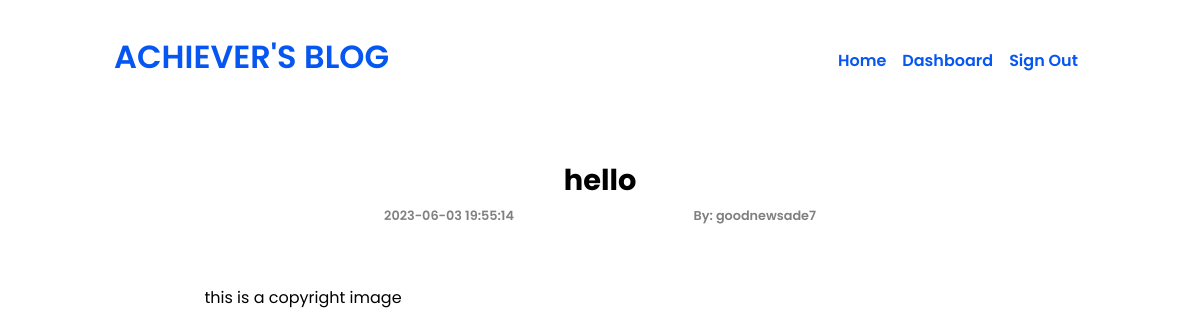
Page /post/hello (signed in) on the committed database.
### website/models.py (models this page shows)
class Post(db.Model):
    id = db.Column(db.Integer, primary_key = True)
    title = db.Column(db.String(150), nullable=False)
    image = db.Column(db.String(150), nullable=False)
    content = db.Column(db.Text, nullable=False)
    date_created = db.Column(db.DateTime(timezone = True), default = func.now())
    author = db.Column(db.Integer, db.ForeignKey("user.id", ondelete="CASCADE"), nullable=False)

class User(db.Model, UserMixin):
    id = db.Column(db.Integer, primary_key = True)
    fullname = db.Column(db.String(150))
    username = db.Column(db.String(150), unique = True)
    password = db.Column(db.String(150))
    date_created = db.Column(db.DateTime(timezone = True), default = func.now())
    posts = db.relationship("Post", backref="user", passive_deletes=True)

### website/views.py (the view)
@views.route("/post/<post_title>", methods = ["GET", "POST"])
@login_required
def view_post(post_title):
    post = Post.query.filter(Post.title == post_title).first()
    return render_template("view_post.html", user=current_user, post=post)

### website/__init__.py (called while the page is built)
def create_app():
    app = Flask(__name__)
    app.config["SECRET_KEY"] = "SECRET KEY"
    app.config["SQLALCHEMY_DATABASE_URI"] = f"sqlite:///{DB_NAME}"
    db.init_app(app)
    from .views import views
    from .auth import auth
    app.register_blueprint(views, url_prefix="/")
    app.register_blueprint(auth, url_prefix="/")
    from .models import User, Post
    with app.app_context():
        db.create_all()
    login_manager = LoginManager()
    login_manager.login_view = "auth.sign_in"
    login_manager.init_app(app)
    @login_manager.user_loader
    def load_user(id):
        return User.query.get(int(id))
    return app

### website/templates/view_post.html (shortened to what this page needs)
{% extends "base.html" %}
{% block head %}
    <link rel= "stylesheet" type= "text/css" href= "{{ url_for('static',filename='styles/post.css') }}">
{% endblock %}
{% block content %}
<div id="post">
    <div class="title">
      <h1>{{post.title}}</h1>
      <div>
        <p>{{post.date_created}}</p>
        <p>By: {{post.user.username}}</p>
      </div>
    </div>
    <div class="body">
      <p>{{post.content}}</p>
    </div>
</div>
{% endblock %}

### website/static/styles/post.css (style rules this page uses)
#post { padding: 7% 15%; font-family: 'Poppins'; font-style: normal; }
.title h1 { color:black; font-size: 1.8rem; font-weight: 700; text-align: center; }
.title div { display: flex; justify-content: center; justify-content: space-evenly; margin: 5px 0; }
.title div p { color: #808080; font-weight: 600; font-size: 0.8rem; }
.body p { color: black; font-size: 1rem; }

### rows in the picture
Post: title "hello", date_created "2023-06-03 19:55:14", content "this is a copyright image"
User: user.username "goodnewsade7"
